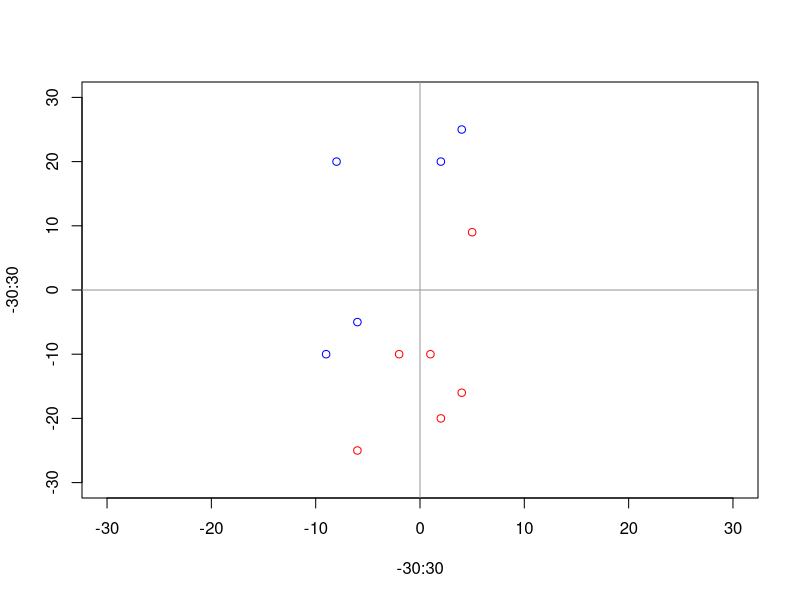

Write the R code that produced this figure.
#Script for signle perceptron with two inputs to clasificate two line-separeted sets

setClass("perceptron", slots = list(weights="matrix", shift="numeric", activationFunction="function"))

classificate <- function (inputs, perceptron) {
  a <- perceptron@weights %*% inputs + perceptron@shift
  y <- perceptron@activationFunction(a)
  
  return (y)
}

traineePerceptron <- function (xCords, yCords, teacherValues, activationFunction) {
  #amount of learning points
  n <- length(xCords)

  #Create matrix of sets to teach percepton from x and y cords.
  dendritesMatrix <- matrix(ncol = n, nrow = 0)
  dendritesMatrix <- rbind(dendritesMatrix, xCords, deparse.level = 0)
  dendritesMatrix <- rbind(dendritesMatrix, yCords, deparse.level = 0)
  
  #Randomly find entry values for input weights in <0,1> range.
  weights <- runif(2)
  #Randomly find entry value for shift value in <0,1> range.
  shift <- runif(1)
  
  #For each epoch 
  for (epoch in 1:n) {
    repeat {
      #Get x and y cords of <epoch> point and transpose to 2 rows and 1 column matrix
      dendrites <- t(t(dendritesMatrix[,epoch]))
      #Find value of vectored multiplication of weights and dendrites incremented by shift
      a <- weights %*% dendrites + shift
      #Find activation function value for result of operation above
      y <- activationFunction(a)
      #Check, if the result value of activation function is equal pattern value
      error <- teacherValues[epoch] - y
      if (error == 0) { #If error equals 0 go forward to the next epoch
        break
      } else { #If error different from 0, then teach perceptron by modyfication of weights and shift value
        shift <- shift + error
        weights <- weights + error %*% t(dendrites)
      }
    } 
  }
  
  perceptron <- new("perceptron", weights = weights, shift = shift, 
                   activationFunction = activationFunction)
  return (perceptron)
}

addPoint <- function (x, y, perceptron) {
  color <- "red"
  if (classificate(c(x, y), perceptron) == 1) {
    color <- "blue"
  }
  points(x, y, col = color)
}

activationFunction <- function (a) {
  if (a < 0) {
    return (0)
  } 
  return (1)
}

xTraineeCordsVector <- c(-8, 2, 4, -9, -6, 5, -2, 1, -6, 4)
yTraineeCordsVector <- c(20, 20, 25, -10, -5, 9, -10, -10, -25, -16)
teacherVector <- c(1, 1, 1, 1, 1, 0, 0, 0, 0, 0)
perceptron <- traineePerceptron(xTraineeCordsVector, yTraineeCordsVector, teacherVector, activationFunction)

plot(-30:30, -30:30, type = "n")
points(xTraineeCordsVector[1:5], yTraineeCordsVector[1:5], col = "blue")
points(xTraineeCordsVector[6:10], yTraineeCordsVector[6:10], col = "red")
abline(h = 0, v = 0, col = "gray60")

addPoint(2, -20, perceptron)

